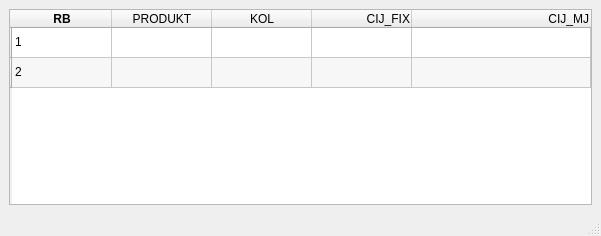
<?xml version="1.0" encoding="UTF-8"?>
<ui version="4.0">
 <class>frmPregledSporazuma</class>
 <widget class="QMainWindow" name="frmPregledSporazuma">
  <property name="geometry">
   <rect>
    <x>0</x>
    <y>0</y>
    <width>601</width>
    <height>236</height>
   </rect>
  </property>
  <property name="font">
   <font>
    <pointsize>8</pointsize>
    <weight>75</weight>
    <bold>true</bold>
   </font>
  </property>
  <property name="windowTitle">
   <string>DONAT - Stavke sporazuma</string>
  </property>
  <property name="windowIcon">
   <iconset resource="../../resources/DonatForm.qrc">
    <normaloff>:/InDonat/Forms/images/App.ico</normaloff>:/InDonat/Forms/images/App.ico</iconset>
  </property>
  <property name="locale">
   <locale language="Croatian" country="Croatia"/>
  </property>
  <widget class="QWidget" name="centralwidget">
   <property name="sizePolicy">
    <sizepolicy hsizetype="Expanding" vsizetype="Expanding">
     <horstretch>0</horstretch>
     <verstretch>0</verstretch>
    </sizepolicy>
   </property>
   <layout class="QVBoxLayout" name="verticalLayout">
    <item>
     <widget class="QTableWidget" name="m_grdStavkeSporazuma">
      <property name="font">
       <font>
        <pointsize>9</pointsize>
        <weight>50</weight>
        <bold>false</bold>
       </font>
      </property>
      <property name="dragEnabled">
       <bool>true</bool>
      </property>
      <property name="alternatingRowColors">
       <bool>true</bool>
      </property>
      <property name="selectionMode">
       <enum>QAbstractItemView::SingleSelection</enum>
      </property>
      <property name="selectionBehavior">
       <enum>QAbstractItemView::SelectRows</enum>
      </property>
      <property name="sortingEnabled">
       <bool>true</bool>
      </property>
      <attribute name="horizontalHeaderStretchLastSection">
       <bool>true</bool>
      </attribute>
      <attribute name="verticalHeaderShowSortIndicator" stdset="0">
       <bool>false</bool>
      </attribute>
      <attribute name="verticalHeaderStretchLastSection">
       <bool>false</bool>
      </attribute>
      <row>
       <property name="text">
        <string/>
       </property>
      </row>
      <row>
       <property name="text">
        <string/>
       </property>
      </row>
      <column>
       <property name="text">
        <string>RB</string>
       </property>
       <property name="font">
        <font>
         <weight>75</weight>
         <bold>true</bold>
        </font>
       </property>
       <property name="textAlignment">
        <set>AlignHCenter|AlignVCenter|AlignCenter</set>
       </property>
      </column>
      <column>
       <property name="text">
        <string>PRODUKT</string>
       </property>
      </column>
      <column>
       <property name="text">
        <string>KOL</string>
       </property>
       <property name="textAlignment">
        <set>AlignHCenter|AlignVCenter|AlignCenter</set>
       </property>
      </column>
      <column>
       <property name="text">
        <string>CIJ_FIX</string>
       </property>
       <property name="textAlignment">
        <set>AlignRight|AlignVCenter</set>
       </property>
      </column>
      <column>
       <property name="text">
        <string>CIJ_MJ</string>
       </property>
       <property name="textAlignment">
        <set>AlignRight|AlignVCenter</set>
       </property>
      </column>
      <item row="0" column="0">
       <property name="text">
        <string>1</string>
       </property>
      </item>
      <item row="0" column="2">
       <property name="text">
        <string/>
       </property>
      </item>
      <item row="0" column="3">
       <property name="text">
        <string/>
       </property>
      </item>
      <item row="1" column="0">
       <property name="text">
        <string>2</string>
       </property>
      </item>
      <item row="1" column="1">
       <property name="text">
        <string/>
       </property>
      </item>
      <item row="1" column="3">
       <property name="text">
        <string/>
       </property>
      </item>
     </widget>
    </item>
   </layout>
  </widget>
  <widget class="QStatusBar" name="m_stbarStavkeSporazuma"/>
 </widget>
 <resources>
  <include location="../../resources/DonatForm.qrc"/>
 </resources>
 <connections/>
</ui>
